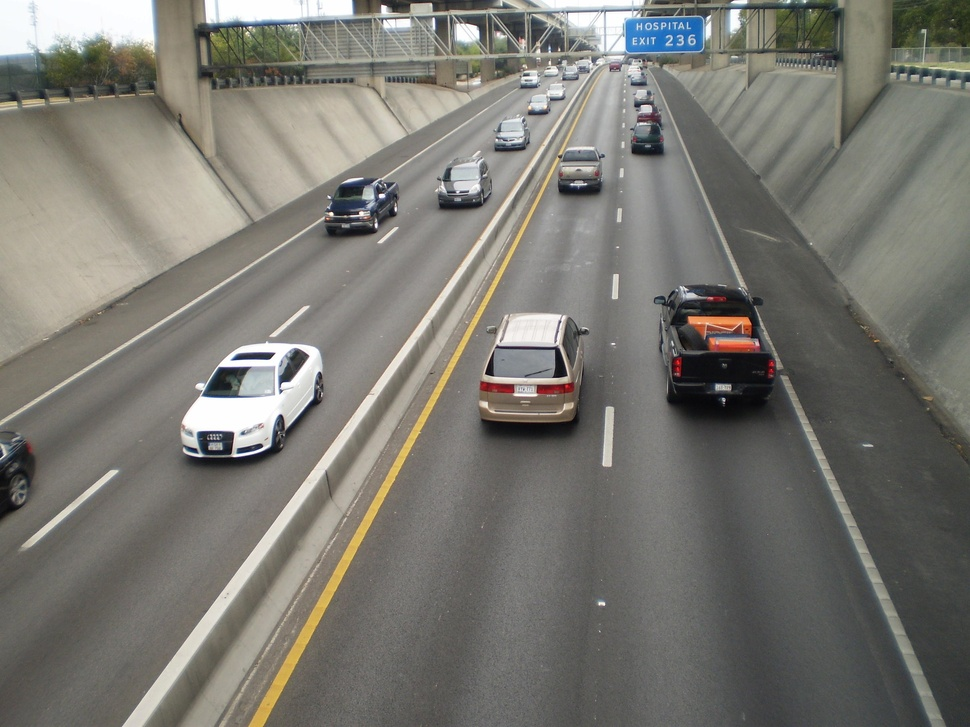
#> input picture 1.jpg, 970 x 727 px, shrunk from 2400 x 1800 before the run, given in place of the camera
$ python cprop.py   (Python 2 division)   (older library calls are emulated)
#> lines starting #> are read from the running program, lines starting #| are printed output that depends on the picture; after the words box and inside, x2 and y2 are one past the last pixel; in counts of white or black regions, pixels touching at a corner belong together
import cv2
import numpy as np
from matplotlib import pyplot as plt

cap = cv2.VideoCapture(0)

while(cap.isOpened()):
	ret, frame = cap.read();
#> frame is the input picture: shape (727, 970, 3); mean B, G, R 113.7, 120.1, 121.7
	if ret == True:
		framegray = cv2.cvtColor(frame,cv2.COLOR_BGR2GRAY)
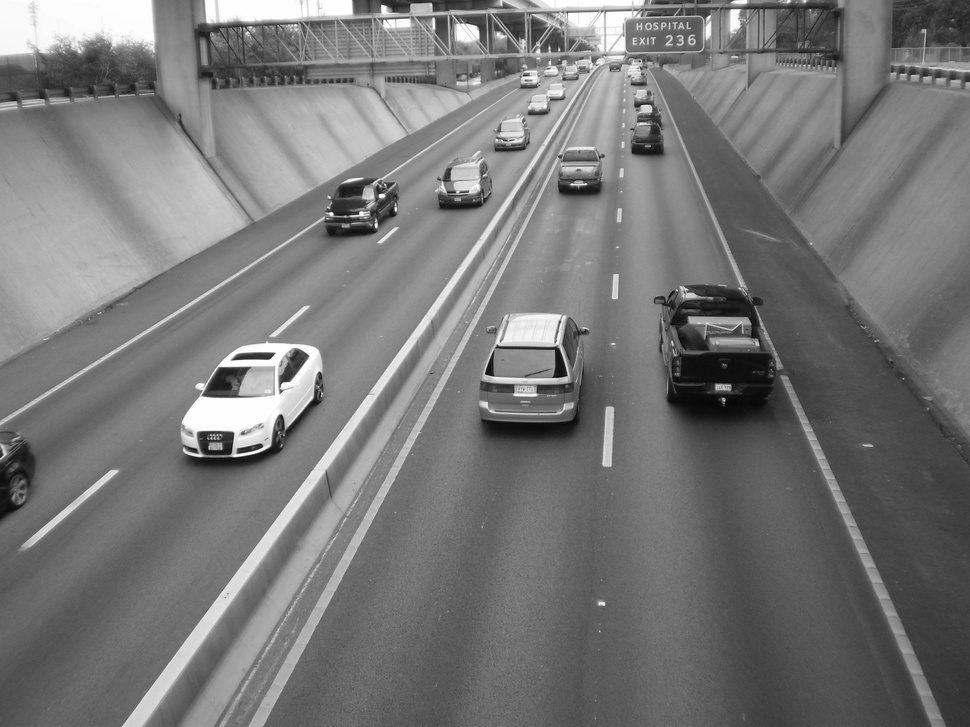
#> framegray: shape (727, 970); min 2, max 255, mean 119.9
		ret1, thresh = cv2.threshold(framegray,127,255,0)
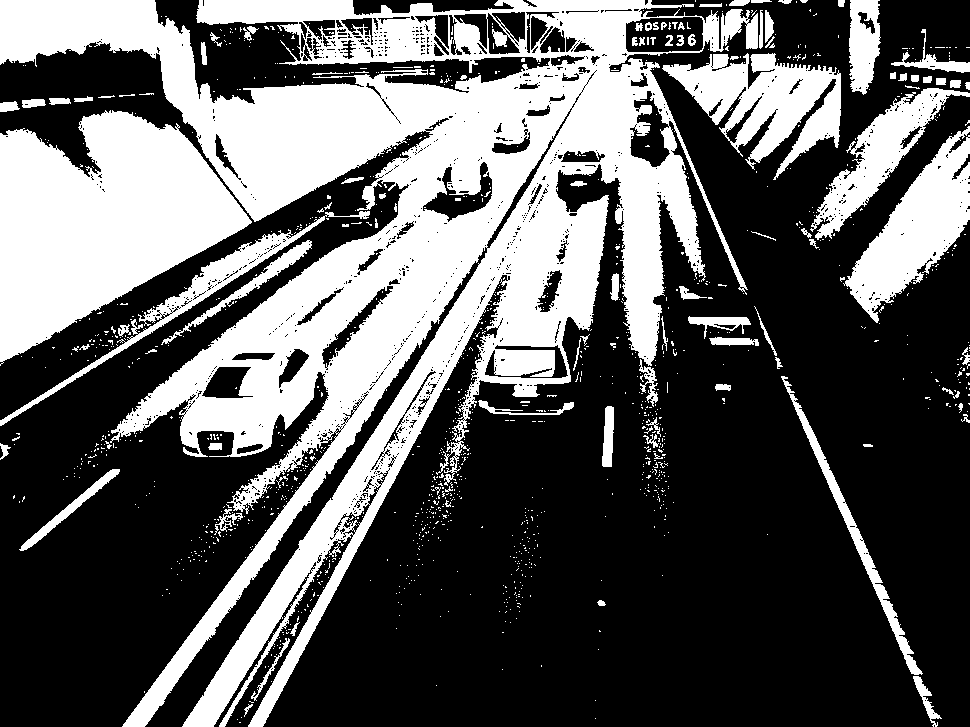
#> thresh: shape (727, 970); 36.3% white; 1225 white regions (1126 under 20 px)
		image,contours,hierarchy = cv2.findContours(thresh, cv2.RETR_TREE, cv2.CHAIN_APPROX_NONE)
#> contours = 2860 contours, 2669 with area under 20; largest, box (x1, y1, x2, y2) and area: (0, 0, 758, 727) 184222, (0, 110, 252, 366) 37326, (662, 53, 841, 180) 10442, (843, 126, 970, 323) 9918, (810, 88, 970, 240) 6387
		framecnt = frame
		im = framecnt
		for c in contours:
			mask = np.zeros(framegray.shape,np.uint8)
			im = cv2.drawContours(mask, [c],-1,255,-1)
			pixelpoints = np.transpose(np.nonzero(mask))
			print pixelpoints
#> this loop made 2860 passes
#> (c, pixelpoints) on passes 1 to 3: ([[239, 722], [240, 722]], [[722, 239], [722, 240]]), ([[237, 719]], [[719, 237]]), ([[595, 718]], [[718, 595]])
#> (printed output is left out)
#> pass 1, `im = cv2.drawContours(mask, [c],-1,255,-1)`:
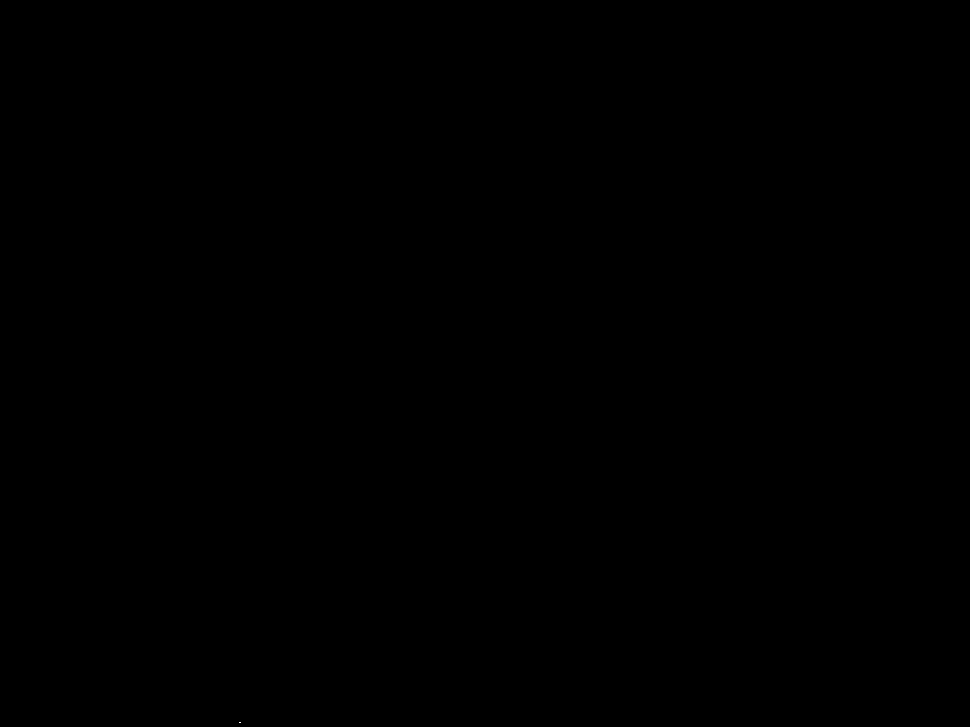
#> im: shape (727, 970); 0% white in thin lines or dots, all inside (x1, y1, x2, y2) = (239, 722, 241, 723)
#> after the loop: mask: shape (727, 970); 0.01% white; 1 white region, box (x1, y1, x2, y2) and area: (604, 8, 633, 13) 88
		cv2.imshow('frame',im)
		if cv2.waitKey(10) & 0xFF == ord('q'):
#> (key q is pressed here)
			break
	else:
		break
cap.release()
cv2.destroyAllWindows()

$ run again, on 3.jpg
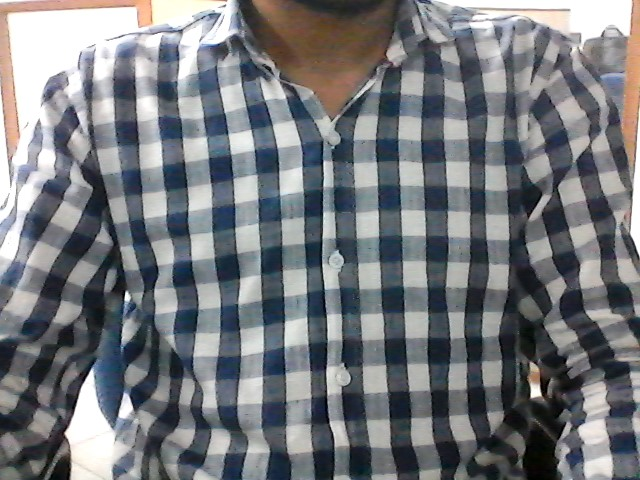
#> input picture 3.jpg, 640 x 480 px, given in place of the camera
#> frame is the input picture: shape (480, 640, 3); mean B, G, R 124.9, 120.9, 118.2
#> `framegray = cv2.cvtColor(frame,cv2.COLOR_BGR2GRAY)`:
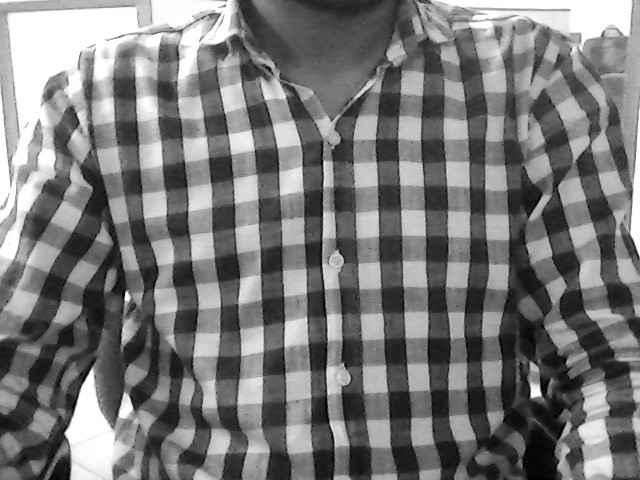
#> framegray: shape (480, 640); min 0, max 255, mean 120.5
#> `ret1, thresh = cv2.threshold(framegray,127,255,0)`:
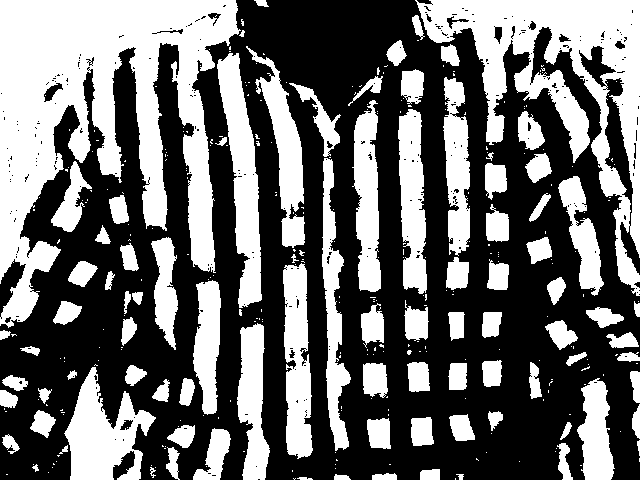
#> thresh: shape (480, 640); 42.1% white; 342 white regions (251 under 20 px)
#> contours = 701 contours, 592 with area under 20; largest, box (x1, y1, x2, y2) and area: (0, 0, 241, 328) 36524, (415, 0, 640, 296) 21928, (217, 53, 262, 308) 5267, (64, 367, 156, 480) 5180, (283, 263, 313, 459) 4128
#> the loop `for c in contours:` made 701 passes
#> (c, pixelpoints) on passes 1, 2, 6: ([[455, 478], [455, 479]], [[478, 455], [479, 455]]), ([[293, 478], [294, 479], [295, 478], [294, 479]], [[478, 293], [478, 295], [479, 294]]), ([[6, 474], [7, 474]], [[474, 6], [474, 7]])
#> (printed output is left out)
